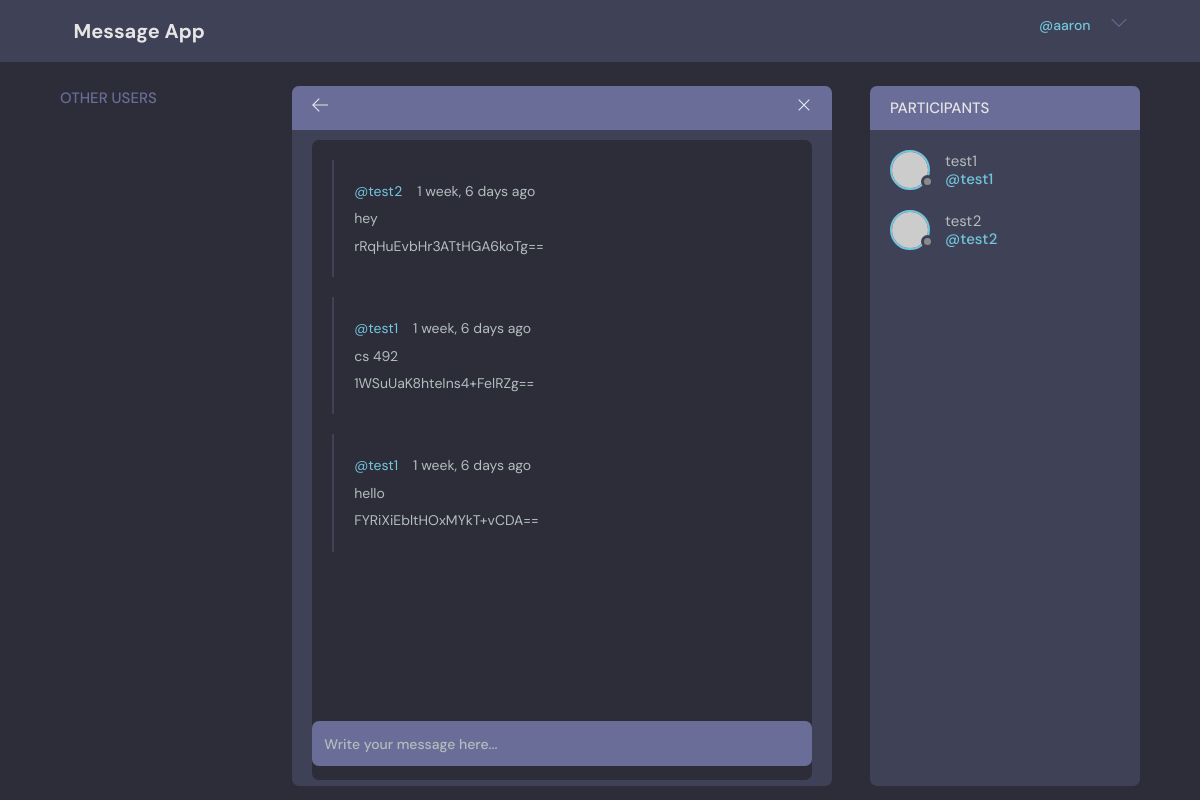
/conversation/15/ (signed in), run on the app's committed database.
### base/models.py (models this page shows, shortened)
class Message(models.Model):
    sender = models.ForeignKey(User, on_delete=models.CASCADE, related_name='sender')
    receiver = models.ForeignKey(User, on_delete=models.CASCADE, related_name='receiver')
    conversation = models.ForeignKey(Conversation, on_delete=models.CASCADE)
    content = models.TextField()
    encrypted_content = models.CharField(max_length=200)
    timestamp = models.DateTimeField(auto_now_add=True)

### base/views.py (the view, shortened to what this page needs)
# urls.py: path('conversation/<str:pk>/', views.conversation, name='conversation'),
@login_required(login_url='login')
def conversation(request, pk):
    receiver = None
    c = Conversation.objects.get(id=pk)
    participants = c.participants.all()
    print(c.aes_key)
    cipher= AES(c.aes_key)
    for participant in participants:
        if participant.id != request.user.id:
            receiver = participant
    ms = c.message_set.all().order_by('-timestamp')
    context = {'conversation': c, 'participants': participants, 'conversation_messages': ms}
    return render(request, 'base/conversation.html', context)

### base/templates/base/conversation.html (shortened to what this page needs)
{% extends 'main.html' %}
{% block content %}
<main class="profile-page layout layout--3">
    <div class="container">
        <div>
            {% include 'base/friend_list.html' %}
        </div>
        <div class="room">
            <div class="room__top">
                <div class="room__topLeft">
                    <a href="{% url 'home' %}">
                        <svg version="1.1" xmlns="http://www.w3.org/2000/svg" width="32" height="32" viewBox="0 0 32 32">
                            <title>return</title>
                            <path d="M13.723 2.286l-13.723 13.714 13.719 13.714 1.616-1.611-10.96-10.96h27.625v-2.286h-27.625l10.965-10.965-1.616-1.607z"></path>
                        </svg>
                    </a>
                </div>
                <div class="room__topRight">
                    <a href="{% url 'delete-conversation' conversation.id%}">
                      <svg version="1.1" xmlns="http://www.w3.org/2000/svg" width="32" height="32" viewBox="0 0 32 32">
                        <title>delete</title>
                        <path d="M27.314 6.019l-1.333-1.333-9.98 9.981-9.981-9.981-1.333 1.333 9.981 9.981-9.981 9.98 1.333 1.333 9.981-9.98 9.98 9.98 1.333-1.333-9.98-9.98 9.98-9.981z"></path>
                      </svg>
                    </a>
                  </div>
            </div>
            <div class="room__box scroll">
                <div class="room__conversation">
                    <div class="threads scroll">
                        {% for message in conversation_messages %}
                        <div class="thread">
                            <div class="thread__top">
                                <div class="thread__author">
                                    <a href="{% url 'user-profile' message.sender.id %}" class="thread__authorInfo">
                                        <span>@{{message.sender}}</span>
                                    </a>
                                    <span class="thread__date">{{message.timestamp|timesince}} ago</span>
                                </div>
                            </div>
                            <div class="thread__details">
                                <p>{{message.content}}</p>
                            </div>
                            <div class="thread__details">
                                <p>{{message.encrypted_content}}</p>
                            </div>
                        </div>
                        {% endfor %}
                        <div class="room__message">
                            <form method="POST" action="">
                                <input type="text" name="content" placeholder="Write your message here..."/>
                            </form>
                        </div>
                    </div>
                </div>
            </div>
        </div>
        <div class="participants">
            <h3 class="participants__top">Participants</h3>
            <div class="participants__list">
            {% for participant in participants %}
                <a href="{% url 'user-profile' participant.id %}" class="participant">
                  <div class="avatar avatar--medium">
                    <img src="https://randomuser.me/api/portraits/men/37.jpg" />
                  </div>
                  <p>{{participant}} <span>@{{participant}}</span></p>
                </a>
            {% endfor %}
        </div>
</main>
{% endblock content %}

### templates/navbar.html (shortened to what this page needs)
{% load static %}
<header class="header header--loggedIn">
    <div class="container">
        <a href="{% url 'home' %}" class="header__logo">
            <h1>Message App</h1>
        </a>
        <nav class="header__menu">
            {% if request.user.is_authenticated %}
            <div class="header__user">
                <a href="{% url 'user-profile' request.user.id %}">
                    <p>{{request.user.name}}<span>@{{request.user.username}}</span></p>
                </a>
                <button class="dropdown-button">
                    <svg version="1.1" xmlns="http://www.w3.org/2000/svg" width="32" height="32" viewBox="0 0 32 32">
                        <title>chevron-down</title>
                        <path d="M16 21l-13-13h-3l16 16 16-16h-3l-13 13z"></path>
                    </svg>
                </button>
            </div>
            {% else %}
            <a href="{% url 'login' %}">
                <p>Login</p>
            </a>
            {% endif %}
        </nav>
    </div>
</header>

### data on the page
Message: sender "test2", timestamp "1 week, 6 days", content "hey", encrypted_content "rRqHuEvbHr3ATtHGA6koTg=="
Message: sender "test1", timestamp "1 week, 6 days", content "cs 492", encrypted_content "1WSuUaK8hteIns4+FelRZg=="
Message: sender "test1", timestamp "1 week, 6 days", content "hello", encrypted_content "FYRiXiEbltHOxMYkT+vCDA=="

### other printed values
{{ request.user.username }} "aaron"
{{ participant }} "test1"
{{ participant }} "test2"
